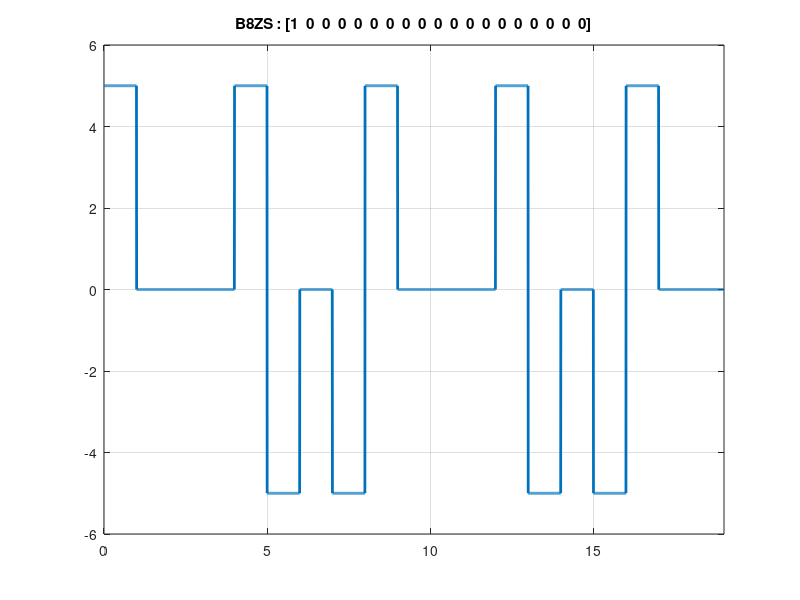

The MATLAB script that drew this image:
clc;
close all;
clear all;

bits = [1,0,0,0,0,0,0,0,0,0,0,0,0,0,0,0,0,0,0]; 

bitrate = 1;
voltage = 5;
lastNonZero = -voltage;
cnt = 0;

T = length(bits)/bitrate; %total time for bit sequence
n = 200; %sample per bit
N = n * T; %total sample
dt = T / N; %sampling time
t = 0:dt:T-dt; %every time instance
y = zeros(1,length(t)); %output signal


%modulation
for i = 1 : length(bits)
  if(bits(i) == 0)
    cnt++;
  else
    cnt = 0;
    y((i - 1) * n + 1 : i * n) = -lastNonZero;
    lastNonZero = -lastNonZero;
  endif
  
  if(cnt == 8)
    y((i - 5) * n + 1 : (i - 4) * n) = lastNonZero;
    y((i - 4) * n + 1 : (i - 3) * n) = -lastNonZero;
    lastNonZero = -lastNonZero;
    y((i - 2) * n + 1 : (i - 1) * n) = lastNonZero;
    y((i - 1) * n + 1 : i * n) = -lastNonZero;
    lastNonZero = -lastNonZero;
    cnt = 0;
  endif
endfor

plot(t,y,'LineWidth',2);
axis([0 T -voltage-1 voltage+1]);
grid on;
title(['B8ZS : [' num2str(bits) ']']);

%demodulation
lastNonZero = -voltage;
flg = 1;
cnt = 0;

for i = 1 : length(t)
  if(rem(i,n) == 0 && y(i) == 0)
      receiving_bits(i / n) = 0;
    elseif(rem(i,n) == 0 && y(i) == lastNonZero) 
      receiving_bits(i / n) = 0;
      flg = 0;
      cnt++;
    elseif(rem(i,n) == 0 && y(i) == -lastNonZero && flg == 0) 
      receiving_bits(i / n) = 0;
      lastNonZero = -lastNonZero;
      flg = 0;
      cnt++;
      if(cnt == 4)
        cnt = 0;
        flg = 1;
      endif
      
    elseif(rem(i,n) == 0)
      receiving_bits(i / n) = 1;
      lastNonZero = -lastNonZero;
      flg = 1;
  endif
endfor
disp("B8ZS Decoding : ");
disp(receiving_bits);
